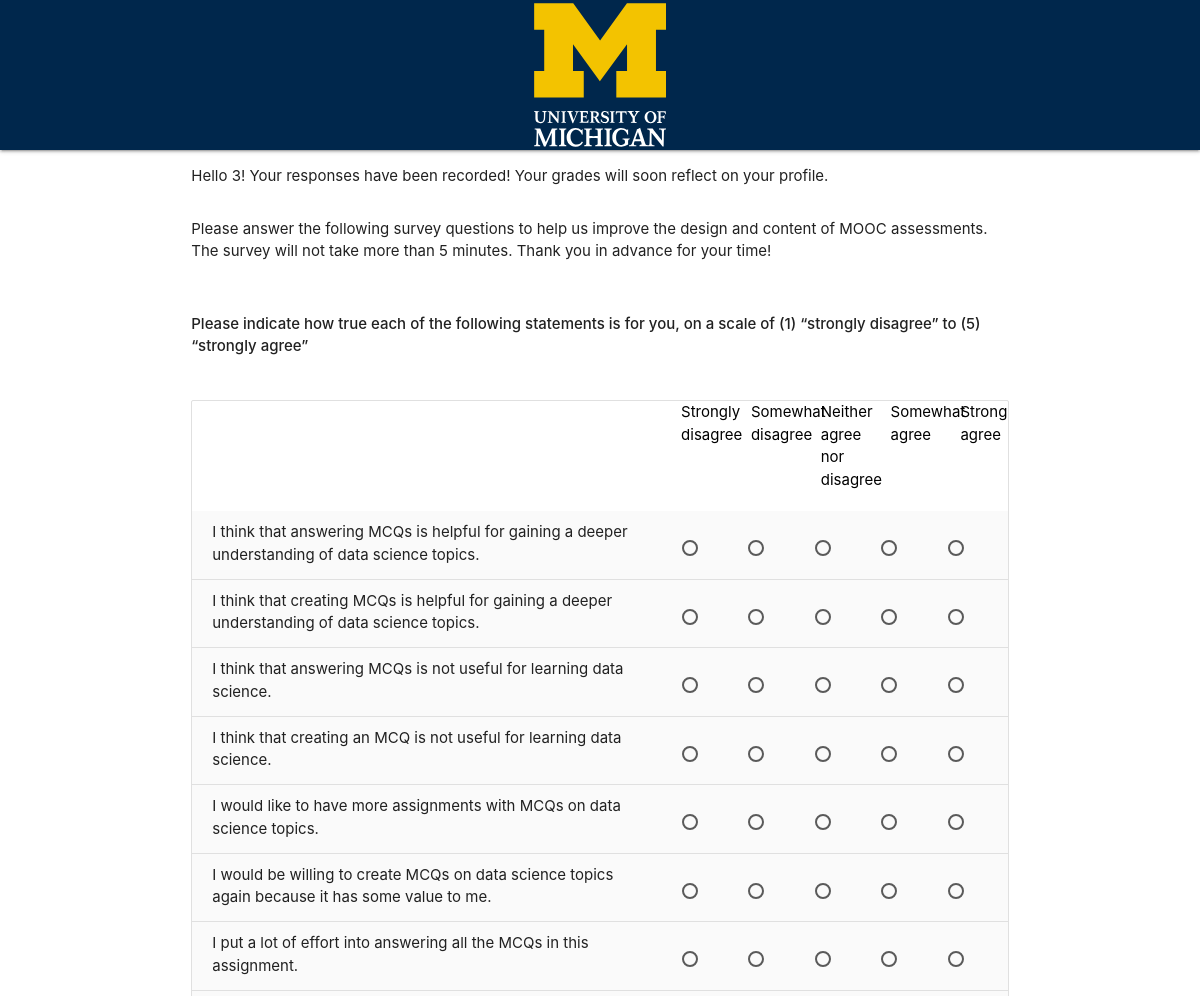
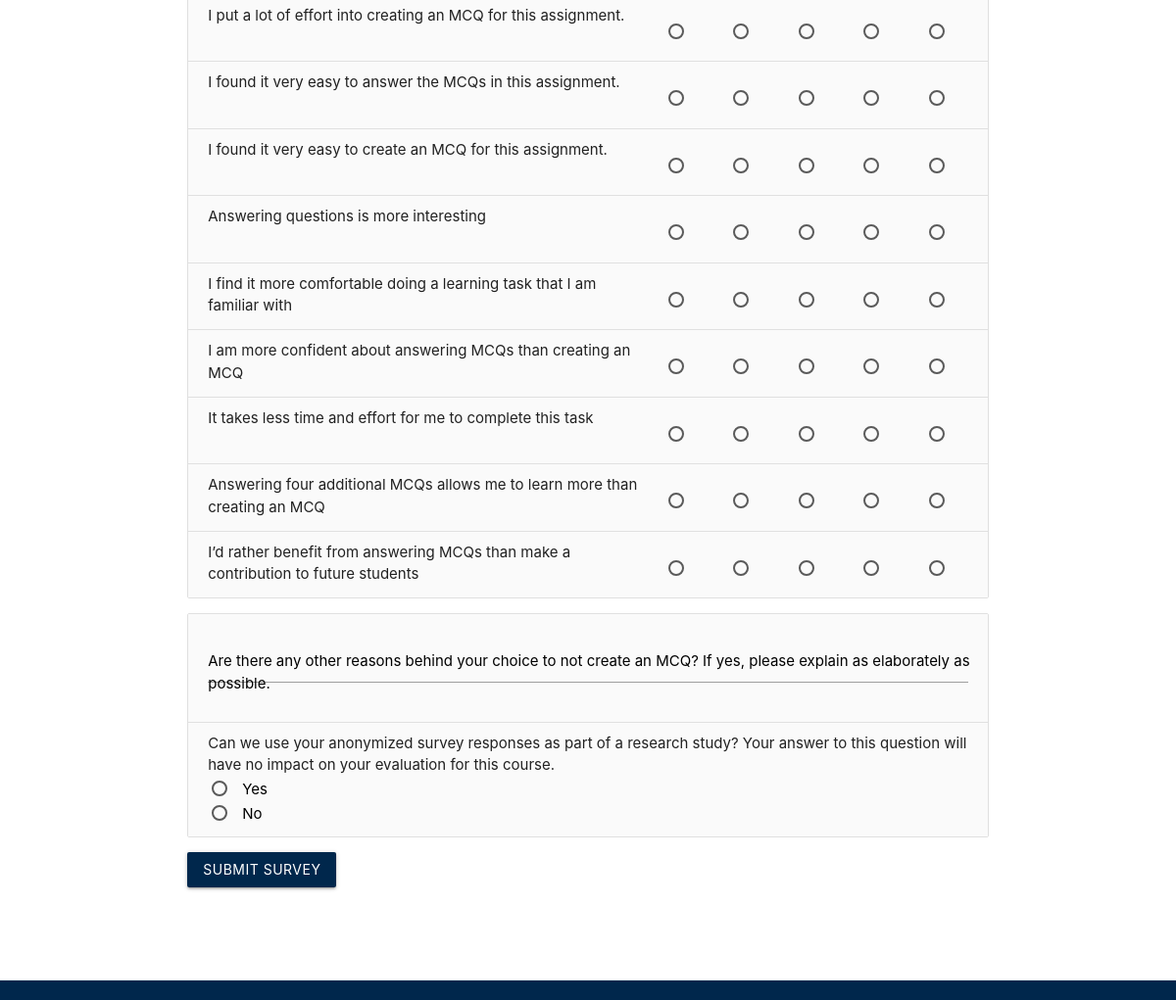
The app's page /polls/4/survey/ with its own data (2 pictures, top to bottom).
### polls/models.py (models this page shows, shortened)
class Student(models.Model):
    GROUP1 = 'G1'
    GROUP2 = 'G2'
    GROUP3 = 'G3'
    GROUP4 = 'G4'
    GROUP5 = 'G5'
    GROUP_TYPE_CHOICES = [
        (GROUP1, 'Control group'),
        (GROUP2, 'Experimental group without choice'),
        (GROUP3, 'Experimental group with choice'),
        (GROUP4, 'Group 3 choosing not to create MCQ'),
        (GROUP5, 'Group 3 choosing to create MCQ'),
    ]
    STAGE1 = 'S1'
    STAGE2 = 'S2'
    STAGE3 = 'S3'
    STAGE_CHOICES = [
        (STAGE1, 'Quiz'),
        (STAGE2, 'Survey'),
        (STAGE3, 'Results'),
    ]
    name = models.CharField(max_length=200, unique=True)
    stage = models.CharField(
        max_length=2,
        choices=STAGE_CHOICES,
        default='S1',
    )
    group = models.CharField(
        max_length=2,
        choices=GROUP_TYPE_CHOICES,
        default='G'+str(random.randrange(1,4)),
    )
    consent_create_mcq = models.BooleanField(default=False)
    consent_survey = models.BooleanField(default=False)

class Base_Question(models.Model):
    question_text = models.CharField(max_length=2000)
    pub_date = models.DateTimeField('date published', auto_now_add=True)
    class Meta:
        abstract = True

class Survey_Question(Base_Question):
    TYPE1 = 'T1'
    TYPE2 = 'T2'
    TYPE3 = 'T3'
    TYPE4 = 'T4'
    QUESTION_TYPE_CHOICES = [
        (TYPE1, 'For groups 1, 2, 4 and 5'),
        (TYPE2, 'For groups 2, 4 and 5'),
        (TYPE3, 'For group 4'),
        (TYPE4, 'For group 5'),
    ]
    question_type = models.CharField(
        max_length=2,
        choices=QUESTION_TYPE_CHOICES,
        default=TYPE1,
    )

### polls/views.py (the view)
# urls.py: path('<int:student_id>/survey/', views.survey, name='survey'),
def survey(request, student_id):
    student = get_object_or_404(Student, pk=student_id)
    if student.stage == Student.STAGE1:
        return HttpResponseRedirect(reverse('polls:quiz', args=(student.id,)))
    elif student.stage == Student.STAGE3:
        return HttpResponseRedirect(reverse('polls:results', args=(student.id,)))
    survey_question_list = Survey_Question.objects.filter(
        question_type=Survey_Question.TYPE1)
    if student.group != Student.GROUP1:
        survey_question_list = survey_question_list.union(
            Survey_Question.objects.filter(question_type=Survey_Question.TYPE2))
    if student.group == Student.GROUP4:
        survey_question_list = survey_question_list.union(
            Survey_Question.objects.filter(question_type=Survey_Question.TYPE3))
    if student.group == Student.GROUP5:
        survey_question_list = survey_question_list.union(
            Survey_Question.objects.filter(question_type=Survey_Question.TYPE4))
    context = {'survey_question_list': survey_question_list, 'student': student}
    return render(request, 'polls/STAGE2/survey.html', context)

### polls/templates/polls/STAGE2/survey.html (shortened to what this page needs)
{% extends '../base.html' %}
{% load static %}
{% block content %}
{% if survey_question_list %}
    <div class="row">
        <p class="col s12">
            Hello {{ student.name }}! Your responses have been recorded! Your grades will soon reflect on your profile.
        </p>
        <p class="col s12">
            Please answer the following survey questions to help us improve the design and content of MOOC assessments.
            The survey will not take more than 5 minutes. Thank you in advance for your time!
        </p>
    </div>
    <div class="row">
        <p class="col s12">
            <strong>Please indicate how true each of the following statements is for you, on a scale of (1) “strongly
                disagree” to (5) “strongly agree” </strong>
        </p>
    </div>
    <div class="row">
        <form action="{% url 'polls:submit_survey' student.id %}" method="post" class="col s12" id="main-survey">
            <div class="collection">
                <div class="hide-on-small-only row">
                    <span class="black-text col m1 offset-m7">Strongly disagree</span>
                    <span class="black-text col m1">Somewhat disagree</span>
                    <span class="black-text col m1">Neither agree nor disagree</span>
                    <span class="black-text col m1">Somewhat agree</span>
                    <span class="black-text col m1">Strongly agree</span>
                </div>
                <div id="questions-list">
                    {% include "polls/STAGE2/list_questions.html" %}
                </div>
            </div>
            <div class="collection">
                {% if student.group == 'G4' %}
                <div class="collection-item grey lighten-5 row">
                    <div class="input-field col s12">
                        <textarea class="materialize-textarea" name="choice_text"></textarea>
                        <label for="choice_text" class="black-text">Are there any other reasons behind your choice to
                            not create an MCQ? If yes, please explain as elaborately as possible.</label>
                    </div>
                </div>
                {% endif %}
                <div class="collection-item grey lighten-5 row">
                    <span class="col s12">Can we use your anonymized survey responses as part of a research study? Your
                        answer to this question will have no impact on your evaluation for this course.</span>
                    <p>
                        <label class="col s12">
                            <span>
                                <span class="black-text">Yes</span>
                            </span>
                        </label>
                    </p>
                    <p>
                        <label class="col s12">
                            <span>
                                <span class="black-text">No</span>
                            </span>
                        </label>
                    </p>
                </div>
            </div>
            <div id="submit-survey">
                <button class="btn waves-effect waves-light umblue" type="submit" name="action">Submit
                    survey</button>
            </div>
        </form>
    </div>
{% else %}
    <p class="flow-text">No survey is available.</p>
{% endif %}
{% endblock %}

### polls/templates/polls/STAGE2/list_questions.html (shortened to what this page needs)
{% for question in survey_question_list %}
<div class="collection-item grey lighten-5 row">
    <span class="col s12 m7">{{ question.question_text|safe }}</span>
    <p>
        <label class="col s12 m1">
            <span>
            </span>
        </label>
    </p>
    <p>
        <label class="col s12 m1">
            <span>
            </span>
        </label>
    </p>
    <p>
        <label class="col s12 m1">
            <span>
            </span>
        </label>
    </p>
    <p>
        <label class="col s12 m1">
            <span>
            </span>
        </label>
    </p>
    <p>
        <label class="col s12 m1">
            <span>
            </span>
        </label>
    </p>
</div>
{% endfor %}

### polls/static/polls/style.css (style rules this page uses)
body { display: flex; min-height: 100vh; flex-direction: column; }

### records on screen
Student: name "3"
Survey_Question: question_text "I think that answering MCQs is helpful for gaining a deeper understanding of data science topics."
Survey_Question: question_text "I think that creating MCQs is helpful for gaining a deeper understanding of data science topics."
Survey_Question: question_text "I think that answering MCQs is not useful for learning data science."
Survey_Question: question_text "I think that creating an MCQ is not useful for learning data science."
Survey_Question: question_text "I would like to have more assignments with MCQs on data science topics."
Survey_Question: question_text "I would be willing to create MCQs on data science topics again because it has some value to me."
Survey_Question: question_text "I put a lot of effort into answering all the MCQs in this assignment."
Survey_Question: question_text "I put a lot of effort into creating an MCQ for this assignment."
Survey_Question: question_text "I found it very easy to answer the MCQs in this assignment."
Survey_Question: question_text "I found it very easy to create an MCQ for this assignment."
Survey_Question: question_text "Answering questions is more interesting"
Survey_Question: question_text "I find it more comfortable doing a learning task that I am familiar with"
Survey_Question: question_text "I am more confident about answering MCQs than creating an MCQ"
Survey_Question: question_text "It takes less time and effort for me to complete this task"
Survey_Question: question_text "Answering four additional MCQs allows me to learn more than creating an MCQ"
Survey_Question: question_text "I’d rather benefit from answering MCQs than make a contribution to future students"
